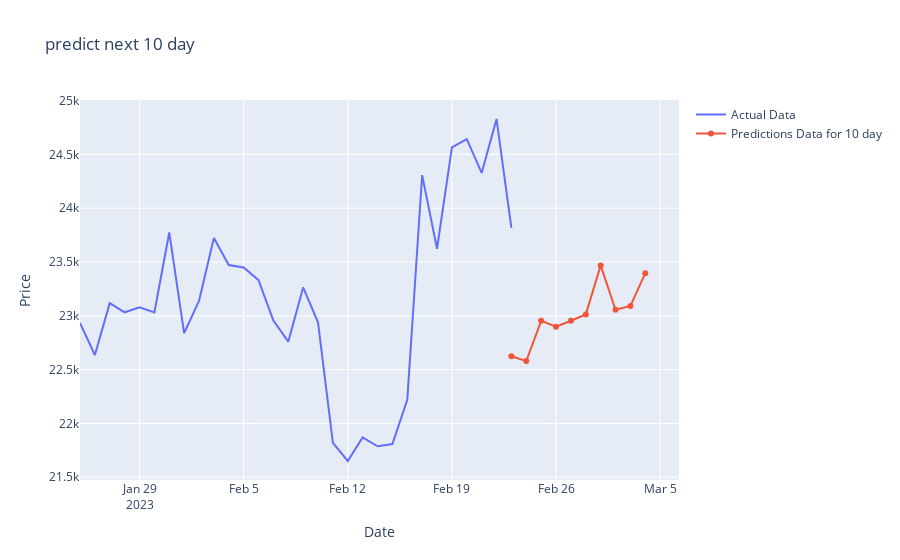

The notebook cell this image was saved under:
### Code cell
actual_x = y_future_data.index
actual_y = y_future_data['Adj Close']
pred_x = prediction_df.index
pred_y = prediction_df['Adj Close']

fig = go.Figure()
fig.add_trace(go.Scatter(x=actual_x, y=actual_y, name='Actual Data'))
fig.add_trace(go.Scatter(x=pred_x, y=pred_y,
              name='Predictions Data for 10 day'))

fig.add_shape(type='line',
              x0=actual_x[-1], y0=actual_y[-1],
              x1=pred_x[0], y1=pred_y[0],
              line=dict(color='grey', width=2, dash='dot'))

fig.update_layout(
    xaxis_title='Date',
    yaxis_title='Price',
    title='predict next 10 day '
)

fig.show()

### Figure 1 — Plotly figure (JSON) as saved in the notebook; plotly's stock layout.template omitted (floating-point values rounded to 4 significant figures)
{"data": [{"name": "Actual Data", "type": "scatter", "x": ["2023-01-25T00:00:00", "2023-01-26T00:00:00", "2023-01-27T00:00:00", "2023-01-28T00:00:00", "2023-01-29T00:00:00", "2023-01-30T00:00:00", "2023-01-31T00:00:00", "2023-02-01T00:00:00", "2023-02-02T00:00:00", "2023-02-03T00:00:00", "2023-02-04T00:00:00", "2023-02-05T00:00:00", "2023-02-06T00:00:00", "2023-02-07T00:00:00", "2023-02-08T00:00:00", "2023-02-09T00:00:00", "2023-02-10T00:00:00", "2023-02-11T00:00:00", "2023-02-12T00:00:00", "2023-02-13T00:00:00", "2023-02-14T00:00:00", "2023-02-15T00:00:00", "2023-02-16T00:00:00", "2023-02-17T00:00:00", "2023-02-18T00:00:00", "2023-02-19T00:00:00", "2023-02-20T00:00:00", "2023-02-21T00:00:00", "2023-02-22T00:00:00", "2023-02-23T00:00:00"], "y": [22930.0, 22640.0, 23120.0, 23030.0, 23080.0, 23030.0, 23770.0, 22840.0, 23140.0, 23720.0, 23470.0, 23450.0, 23330.0, 22960.0, 22760.0, 23260.0, 22940.0, 21820.0, 21650.0, 21870.0, 21790.0, 21810.0, 22220.0, 24310.0, 23620.0, 24570.0, 24640.0, 24330.0, 24830.0, 23820.0]}, {"name": "Predictions Data for 10 day", "type": "scatter", "x": ["2023-02-23T00:00:00", "2023-02-24T00:00:00", "2023-02-25T00:00:00", "2023-02-26T00:00:00", "2023-02-27T00:00:00", "2023-02-28T00:00:00", "2023-03-01T00:00:00", "2023-03-02T00:00:00", "2023-03-03T00:00:00", "2023-03-04T00:00:00"], "y": [22620.0, 22580.0, 22950.0, 22900.0, 22950.0, 23010.0, 23470.0, 23060.0, 23090.0, 23400.0]}], "layout": {"title": {"text": "predict next 10 day "}, "xaxis": {"title": {"text": "Date"}}, "yaxis": {"title": {"text": "Price"}}}}
